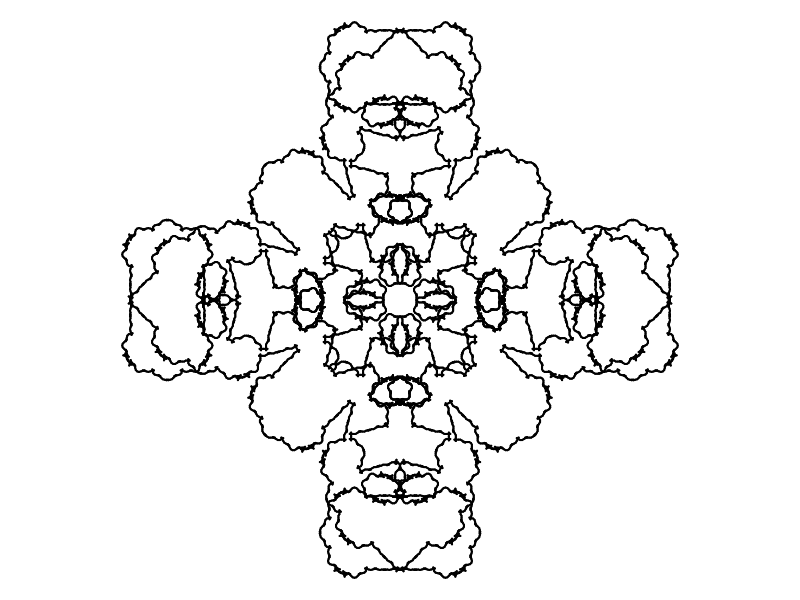

Here is the R script that generated this plot:


initial_angle = 0   #In degrees, 0 is East, 90 is North (up)
line_color = "black" #You can also use "blue" or rgb(1,0.2,0.9) or hsv(1,0.5,1)
line_width = 1
bg_color = "white"
PNG_pixel_width = 300

# BELOW HERE IS CODE... PROBABLY DO NOT EDIT THIS CODE...
getstr = function(start,rules,n){
    st = start
    for(jj in 1:n){
        st2 = ""
        for(i in 1:nchar(st)){
            ch = substr(st,i,i)
            if(!is.null(rules[[ch]])){
                st2 = paste0(st2,rules[[ch]],collapse="")
            } else {
                st2 = paste0(st2,ch,collapse="")
            }
        }
        st = st2
    }
    return(st)
}
getxyc = function(string="AA+AA+AA+A+A",angle=pi/2,angle_initial=pi/2,col="blue"){
    switch = 1
    d = angle_initial
    x = 0
    y = 0
    xl = c(x)
    yl = c(y)
    cols = numeric()
    dsave = numeric()
    xsave = numeric()
    ysave = numeric()
    for(i in 1:nchar(string)){
        ch = substr(string,i,i)
        cn = as.integer(charToRaw(ch))
        if(cn>=as.integer(charToRaw("A")) && cn<=as.integer(charToRaw("L"))){
            cols = c(cols,col)
            x = x+cos(d)
            y = y+sin(d)
            xl = c(xl,x)
            yl = c(yl,y)
        }
        if(cn>=as.integer(charToRaw("M")) && cn<=as.integer(charToRaw("Z"))){
            cols = c(cols,"NA")
            x = x+cos(d)
            y = y+sin(d)
            xl = c(xl,x)
            yl = c(yl,y)
        }
        if(cn==as.integer(charToRaw("["))){
            dsave = c(dsave,d)
            xsave = c(xsave,x)
            ysave = c(ysave,y)
        }
        if(cn==as.integer(charToRaw("]"))){
            cols = c(cols,"NA")
            x = xsave[length(xsave)]
            y = ysave[length(ysave)]
            d = dsave[length(dsave)]
            if(length(xsave)>1){
                xsave = xsave[1:(length(xsave)-1)]
                ysave = ysave[1:(length(ysave)-1)]
                dsave = dsave[1:(length(dsave)-1)]
            } else {
                xsave = numeric()
                ysave = numeric()
                dsave = numeric()
            }
            xl = c(xl,x)
            yl = c(yl,y)
        }
        if(cn==as.integer(charToRaw("-"))){
            d = d-angle*switch
        }
        if(cn==as.integer(charToRaw("+"))){
            d = d+angle*switch
        }
        if(cn==as.integer(charToRaw("."))){
            switch = switch*(-1)
        }
    }
    xwid = max(xl)-min(xl)
    ywid = max(yl)-min(yl)
    xmid = (max(xl)+min(xl))/2
    ymid = (max(yl)+min(yl))/2
    wid = max(c(xwid,ywid))
    x2 = (xl-xmid)/wid*2
    y2 = (yl-ymid)/wid*2
    return(list(x2,y2,cols))
}
makeplot = function(xyc,lwd=1){
    x = xyc[[1]]
    y = xyc[[2]]
    c = xyc[[3]]
    plot(0,0,"n",xlim=c(-1,1),ylim=c(-1,1),axes=F,ann=F)
    for(i in 2:length(x)){
        lines(c(x[i-1],x[i]),c(y[i-1],y[i]),col=c[i-1],lwd=lwd)
    }
}

showrules = function(g){
    rules = g[[2]]
    pr = paste0(names(rules)," > ",rules,collapse="\n")
    return(pr)
}

g99 = list("AAAA",
           list("A"="A--ACB+C+BCA--A",
                "B"="BA+++C+++AB",
                "C"="-B--A+C+A--B-"),
           4,
           165)


# png("hi.png",300,300)

par(mar=c(0,0,0,0),oma=c(0,0,0,0),pty="s")
s = getstr(g99[[1]],g99[[2]],g99[[3]])
angle = g99[[4]]
xyc = getxyc(s,angle/180*pi,angle_initial=0,col=line_color)
makeplot(xyc,lwd=2)

# dev.off()

ss = "Start:"
ss = paste0(ss," ",g99[[1]])
ss = paste0(ss,"\nrules:\n")
ss = paste0(ss,showrules(g99))
ss = paste0(ss,"\nIterations:")
ss = paste0(ss,g99[[3]])
ss = paste0(ss,"\nAngle:")
ss = paste0(ss,g99[[4]])
cat(ss)
